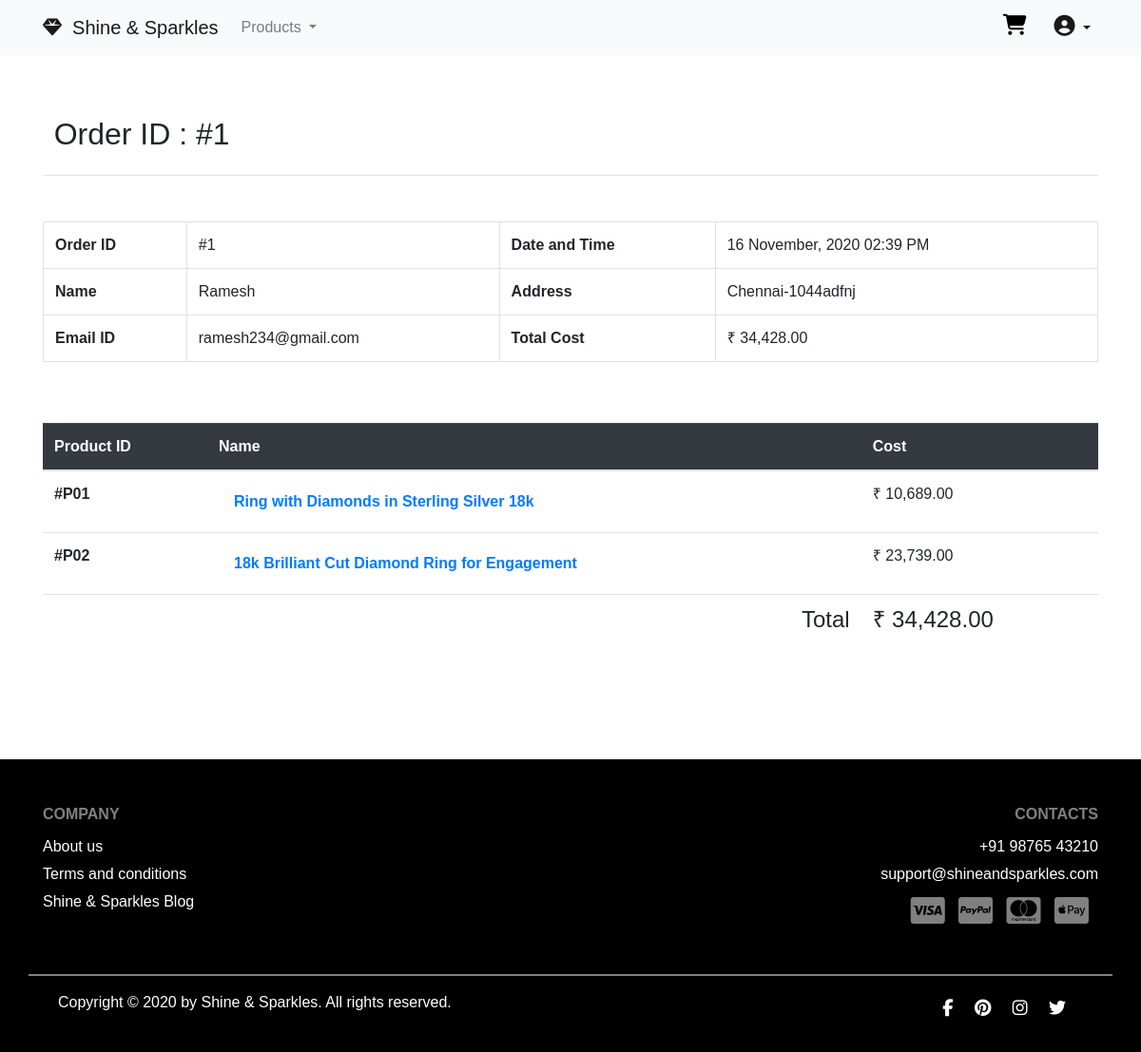
The app's page /order/1 (signed in) with its own data.
### project/model.py (models this page shows, shortened)
class Order(db.Model):
    __tablename__ = 'order'
    id = db.Column(db.Integer, primary_key=True)
    name = db.Column(db.String(20), nullable=False)
    email = db.Column(db.String(50), nullable=False)
    address = db.Column(db.String(120), nullable=False)
    totalcost = db.Column(db.Integer, nullable=False)
    date_of_order = db.Column(db.DateTime, nullable=False, default=datetime.now())
    displayCost = db.Column(db.String, nullable=False)
    product_id = db.relationship('Product', secondary=orderdetails , backref='product', lazy=True)

class Product(db.Model):
    __tablename__ = 'product'
    id = db.Column(db.Integer, primary_key=True)
    name = db.Column(db.String(20), unique=True, nullable=False)
    image_file = db.Column(db.String(20), nullable=False, default='default.jpg')
    type = db.Column(db.Integer, nullable=False)
    displayCost = db.Column(db.String, nullable=False)
    cost = db.Column(db.Integer, nullable=False)

### project/routes.py (the view)
@app.route('/order/<int:order_id>')
def order_details(order_id) :
    if "user" not in session:
        return redirect(url_for('login'))
    if Order.query.filter_by(id=order_id).first():
        order_details = Order.query.filter_by(id=order_id).first()
        return render_template('order_details.html', order = order_details)
    return redirect(url_for('invalid_address'))

### project/templates/order_details.html (shortened to what this page needs)
{% extends 'layout.html' %}
{% block content_in %}
<div class="container">
    <div class="row">
         <div class="col-lg mt-5 pt-3">
             <div class="row">
                 <h2 style="font-weight: 300;">
                     &nbsp;&nbsp; Order ID : #{{ order.id }}
                 </h2>
             </div>
         </div>
     </div>
    <hr>
    <div class="mt-5 mb-5">
    <div class="row">
        <div class="col-lg">
            <table class="table table-bordered">
                <tbody>
                <tr>
                    <th scope="row">Order ID</th>
                    <td>#{{ order.id }}</td>
                    <th scope="col">Date and Time</th>
                    <td>{{ order.date_of_order.strftime("%d %B, %Y %I:%M %p") }}</td>
                </tr>
                <tr>
                    <th scope="row">Name</th>
                    <td>{{ order.name }}</td>
                    <th scope="row">Address</th>
                    <td>{{ order.address }}</td>
                </tr>
                <tr>
                    <th scope="row">Email ID</th>
                    <td>{{ order.email }}</td>
                    <th scope="row">Total Cost</th>
                    <td>{{ order.displayCost }}</td>
                </tr>
                </tbody>
            </table>
        </div>
    </div>
    <div class="row">
        <div class="col-lg mt-5 mb-5">
            <table class="table">
                <thead class="table-dark">
                    <tr>
                        <th scope="col-2">Product ID</th>
                        <th scope="col">Name</th>
                        <th scope="col">Cost</th>
                    </tr>
                </thead>
                <tbody>
                {% for product in order.product_id %}
                <tr>
                    {% if product.id < 10 %}
                        <th scope="row">#P0{{ product.id }}</th>
                    {% else %}
                        <th scope="row">#P{{ product.id }}</th>
                    {% endif %}
                    <th><a class="nav-link" href="{{ url_for('product', product_type=product.type, product_name = product.name) }}">{{product.name}}</a></th>
                    <td>{{product.displayCost}}</td>
                </tr>
                {% endfor %}
                <tr>
                    <th scope="row"></th>
                    <td class="text-right mr-lg-4"><h4>Total</h4></td>
                    <td ><h4>{{order.displayCost}}</h4></td>
                </tr>
                </tbody>
            </table>
        </div>
        </div>
    </div>
</div>
{% endblock content_in %}

### project/static/style1.css (style rules this page uses)
html, body { margin: 0; font-family: 'Montserrat', sans-serif; font-weight: 300; scroll-behavior: smooth; }
.container { width: 1200px; }
h1, h2, h3, h4 { font-weight: 400; }

### records on screen
Order: id "1", date_of_order "16 November, 2020 02:39 PM", name "Ramesh", address "Chennai-1044adfnj", email "ramesh234@gmail.com"
Product: id "1", name "Ring with Diamonds in Sterling Silver 18k", displayCost "₹ 10,689.00"
Product: id "2", name "18k Brilliant Cut Diamond Ring for Engagement", displayCost "₹ 23,739.00"

### other values on screen
{{ order.displayCost }} "₹ 34,428.00"
